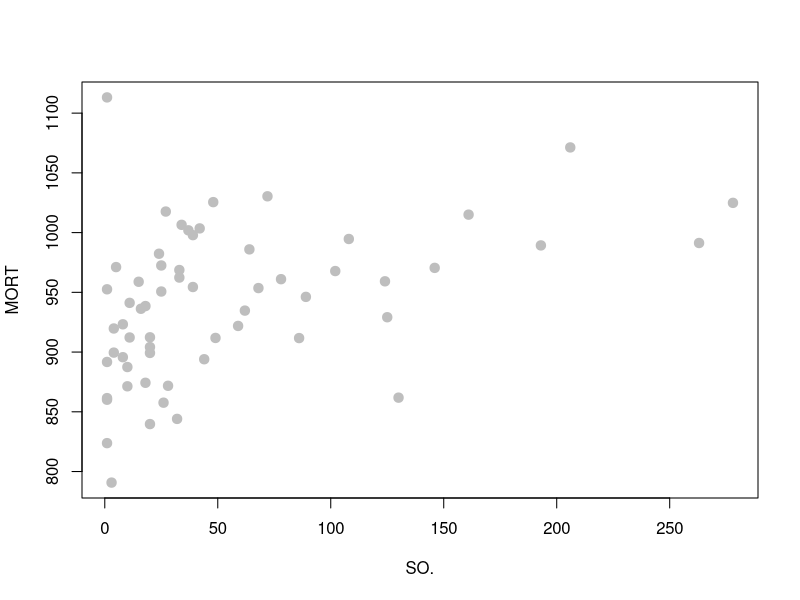
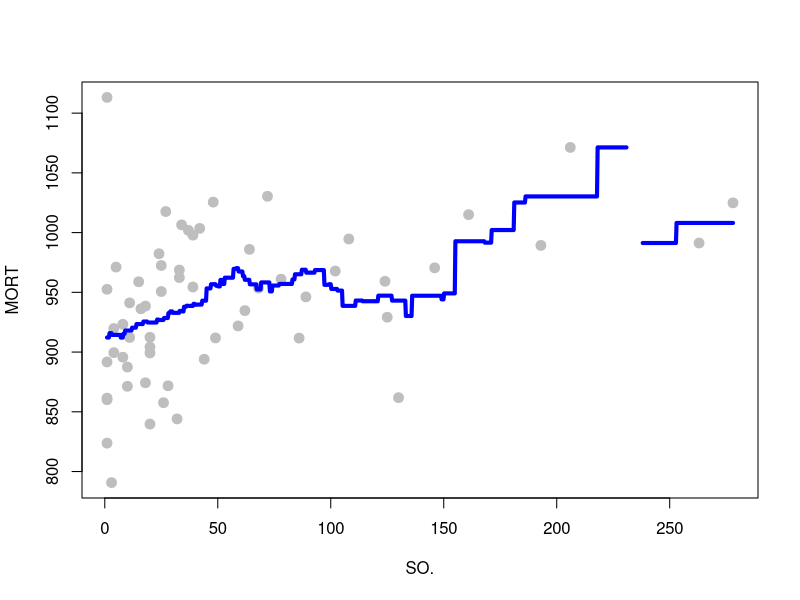
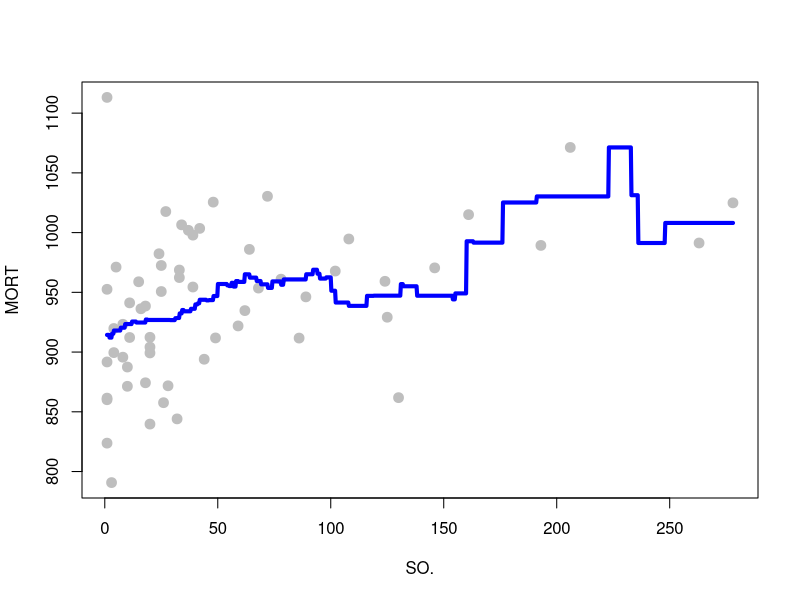
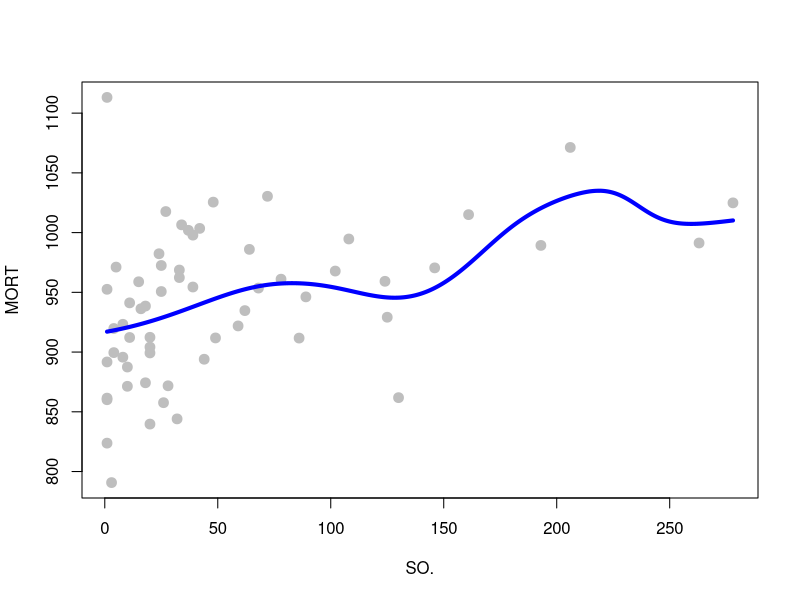

These figures' R source, in order: (Note: this script raises an error after producing the figures.)
## ---- chunk 1
knitr::opts_chunk$set(echo = TRUE)
## ---- chunk 2
dat <- read.table('../Lecture1/rutgers-lib-30861_CSV-1.csv', header=TRUE, sep=',')
plot(MORT ~ SO., data=dat, pch=19, col='gray', cex=1.25)


library(KernSmooth)
x <- dat$SO.
y <- dat$MORT

h <- 50
a <- ksmooth(x=x, y=y, kernel='box', bandwidth=h, n.points=1000)
plot(y ~ x, pch=19, col='gray', cex=1.3, xlab='SO.', ylab='MORT')
lines(a$x, a$y, lwd=4, col='blue')


h <- 60
a <- ksmooth(x=x, y=y, kernel='box', bandwidth=h, n.points=1000)
plot(y ~ x, pch=19, col='gray', cex=1.3, xlab='SO.', ylab='MORT')
lines(a$x, a$y, lwd=4, col='blue')


h <- 60
a <- ksmooth(x=x, y=y, kernel='normal', bandwidth=h, n.points=1000)
plot(y ~ x, pch=19, col='gray', cex=1.3, xlab='SO.', ylab='MORT')
lines(a$x, a$y, lwd=4, col='blue')



data(ethanol, package='SemiPar')
# local constant
span <- .4
b0 <- loess(NOx ~ E, data=ethanol, span=span, degree=0, family='gaussian')
plot(NOx ~ E, data=ethanol, pch=19, col='gray', cex=1.3, xlab='SO.', ylab='MORT')
tmp <- order(b0$x)
lines(b0$x[tmp], b0$fitted[tmp], lwd=4, col='blue')

# local linear
span <- .4
b1 <- loess(NOx ~ E, data=ethanol, span=span, degree=1, family='gaussian')
plot(NOx ~ E, data=ethanol, pch=19, col='gray', cex=1.3, xlab='SO.', ylab='MORT')
tmp <- order(b1$x)
lines(b1$x[tmp], b1$fitted[tmp], lwd=4, col='red')



span <- .4
b1 <- loess(NOx ~ E, data=ethanol, span=span, degree=1, family='gaussian')
plot(NOx ~ E, data=ethanol, pch=19, col='gray', cex=1.3, xlab='SO.', ylab='MORT')
tmp <- order(b1$x)
lines(b0$x[tmp], b0$fitted[tmp], lwd=4, col='blue')
lines(b1$x[tmp], b1$fitted[tmp], lwd=4, col='red')

# local quad
span <- .4
b2 <- loess(NOx ~ E, data=ethanol, span=span, degree=2, family='gaussian')
plot(NOx ~ E, data=ethanol, pch=19, col='gray', cex=1.3, xlab='SO.', ylab='MORT')
tmp <- order(b2$x)
lines(b1$x[tmp], b1$fitted[tmp], lwd=4, col='red')
lines(b2$x[tmp], b2$fitted[tmp], lwd=4, col='springgreen3')
## ---- chunk 3
data(ethanol, package='SemiPar')

tmp <- loess(NOx ~ E, data=ethanol, span = .05, degree=1, family='gaussian')
plot(NOx ~ E, data=ethanol, pch=19, col='gray', cex=1.5)
# artificial grid of values to show predictions for the plot
prs <- with(ethanol, seq(min(E), max(E), length=1000))
lines(predict(tmp, newdata=prs) ~ prs, data=ethanol, lwd=4, col='steelblue')
## ---- chunk 4
tmp <- loess(NOx ~ E, data=ethanol, span = .25, degree=1, family='gaussian')
plot(NOx ~ E, data=ethanol, pch=19, col='gray', cex=1.5)
lines(predict(tmp, newdata=prs) ~ prs, data=ethanol, lwd=4, col='hotpink')
tmp <- loess(NOx ~ E, data=ethanol, span = .5, degree=1, family='gaussian')
plot(NOx ~ E, data=ethanol, pch=19, col='gray', cex=1.5)
lines(predict(tmp, newdata=prs) ~ prs, data=ethanol, lwd=4, col='hotpink')
## ---- chunk 5
tmp <- loess(NOx ~ E, data=ethanol, span = .5, degree=2, family='gaussian')
plot(NOx ~ E, data=ethanol, pch=19, col='gray', cex=1.5)
lines(predict(tmp, newdata=prs) ~ prs, data=ethanol, lwd=4, col='blue')
## ---- chunk 6
tmp <- loess(NOx ~ E, data=ethanol, span = .2, degree=2, family='gaussian')
plot(NOx ~ E, data=ethanol, pch=19, col='gray', cex=1.5)
lines(predict(tmp)[order(E)] ~ sort(E), data=ethanol, lwd=4, col='steelblue')
lines(predict(tmp, newdata=prs) ~ prs, data=ethanol, lwd=2, col='red2')
